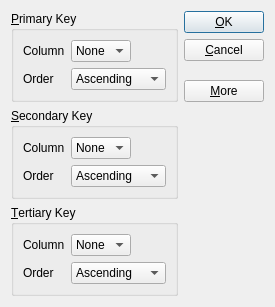
<?xml version="1.0" encoding="UTF-8"?>
<ui version="4.0">
 <class>SortDialog</class>
 <widget class="QDialog" name="SortDialog">
  <property name="geometry">
   <rect>
    <x>0</x>
    <y>0</y>
    <width>267</width>
    <height>296</height>
   </rect>
  </property>
  <property name="windowTitle">
   <string>Sort</string>
  </property>
  <layout class="QGridLayout" name="mainLayout">
   <item row="0" column="0">
    <widget class="QGroupBox" name="primaryGroupBox">
     <property name="title">
      <string>&amp;Primary Key</string>
     </property>
     <layout class="QGridLayout" name="primaryLayout">
      <item row="0" column="0">
       <widget class="QLabel" name="label">
        <property name="text">
         <string>Column</string>
        </property>
       </widget>
      </item>
      <item row="0" column="1">
       <widget class="QComboBox" name="primaryColumnCombo">
        <item>
         <property name="text">
          <string>None</string>
         </property>
        </item>
       </widget>
      </item>
      <item row="0" column="2">
       <spacer name="horizontalSpacer">
        <property name="orientation">
         <enum>Qt::Horizontal</enum>
        </property>
        <property name="sizeHint" stdset="0">
         <size>
          <width>40</width>
          <height>20</height>
         </size>
        </property>
       </spacer>
      </item>
      <item row="1" column="1" colspan="2">
       <widget class="QComboBox" name="primaryOrderCombo">
        <item>
         <property name="text">
          <string>Ascending</string>
         </property>
        </item>
        <item>
         <property name="text">
          <string>Descending</string>
         </property>
        </item>
       </widget>
      </item>
      <item row="1" column="0">
       <widget class="QLabel" name="label_2">
        <property name="text">
         <string>Order</string>
        </property>
       </widget>
      </item>
     </layout>
    </widget>
   </item>
   <item row="1" column="0">
    <spacer name="verticalSpacer_2">
     <property name="orientation">
      <enum>Qt::Vertical</enum>
     </property>
     <property name="sizeHint" stdset="0">
      <size>
       <width>20</width>
       <height>20</height>
      </size>
     </property>
    </spacer>
   </item>
   <item row="2" column="0">
    <widget class="QGroupBox" name="secondaryGroupBox">
     <property name="title">
      <string>&amp;Secondary Key</string>
     </property>
     <layout class="QGridLayout" name="secondaryLayout">
      <item row="0" column="0">
       <widget class="QLabel" name="label_3">
        <property name="text">
         <string>Column</string>
        </property>
       </widget>
      </item>
      <item row="0" column="1">
       <widget class="QComboBox" name="secondaryColumnCombo">
        <item>
         <property name="text">
          <string>None</string>
         </property>
        </item>
       </widget>
      </item>
      <item row="0" column="2">
       <spacer name="horizontalSpacer_2">
        <property name="orientation">
         <enum>Qt::Horizontal</enum>
        </property>
        <property name="sizeHint" stdset="0">
         <size>
          <width>40</width>
          <height>20</height>
         </size>
        </property>
       </spacer>
      </item>
      <item row="1" column="0">
       <widget class="QLabel" name="label_4">
        <property name="text">
         <string>Order</string>
        </property>
       </widget>
      </item>
      <item row="1" column="1" colspan="2">
       <widget class="QComboBox" name="secondaryOrderCombo">
        <item>
         <property name="text">
          <string>Ascending</string>
         </property>
        </item>
        <item>
         <property name="text">
          <string>Descending</string>
         </property>
        </item>
       </widget>
      </item>
     </layout>
    </widget>
   </item>
   <item row="3" column="0">
    <widget class="QGroupBox" name="tertiaryGroupBox">
     <property name="title">
      <string>&amp;Tertiary Key</string>
     </property>
     <layout class="QGridLayout" name="tertiaryLayout">
      <item row="0" column="0">
       <widget class="QLabel" name="label_5">
        <property name="text">
         <string>Column</string>
        </property>
       </widget>
      </item>
      <item row="0" column="1">
       <widget class="QComboBox" name="tertiaryColumnCombo">
        <item>
         <property name="text">
          <string>None</string>
         </property>
        </item>
       </widget>
      </item>
      <item row="0" column="2">
       <spacer name="horizontalSpacer_3">
        <property name="orientation">
         <enum>Qt::Horizontal</enum>
        </property>
        <property name="sizeHint" stdset="0">
         <size>
          <width>40</width>
          <height>20</height>
         </size>
        </property>
       </spacer>
      </item>
      <item row="1" column="1" colspan="2">
       <widget class="QComboBox" name="tertiaryOrderCombo">
        <item>
         <property name="text">
          <string>Ascending</string>
         </property>
        </item>
        <item>
         <property name="text">
          <string>Descending</string>
         </property>
        </item>
       </widget>
      </item>
      <item row="1" column="0">
       <widget class="QLabel" name="label_6">
        <property name="text">
         <string>Order</string>
        </property>
       </widget>
      </item>
     </layout>
    </widget>
   </item>
   <item row="0" column="1" rowspan="2">
    <layout class="QVBoxLayout" name="rightLayout">
     <item>
      <widget class="QPushButton" name="okButton">
       <property name="text">
        <string>&amp;OK</string>
       </property>
       <property name="default">
        <bool>true</bool>
       </property>
      </widget>
     </item>
     <item>
      <widget class="QPushButton" name="cancelButton">
       <property name="text">
        <string>&amp;Cancel</string>
       </property>
      </widget>
     </item>
     <item>
      <spacer name="verticalSpacer">
       <property name="orientation">
        <enum>Qt::Vertical</enum>
       </property>
       <property name="sizeHint" stdset="0">
        <size>
         <width>20</width>
         <height>0</height>
        </size>
       </property>
      </spacer>
     </item>
     <item>
      <widget class="QPushButton" name="moreButton">
       <property name="text">
        <string>&amp;More</string>
       </property>
       <property name="checkable">
        <bool>true</bool>
       </property>
      </widget>
     </item>
    </layout>
   </item>
  </layout>
 </widget>
 <resources/>
 <connections>
  <connection>
   <sender>okButton</sender>
   <signal>clicked()</signal>
   <receiver>SortDialog</receiver>
   <slot>accept()</slot>
   <hints>
    <hint type="sourcelabel">
     <x>196</x>
     <y>32</y>
    </hint>
    <hint type="destinationlabel">
     <x>61</x>
     <y>97</y>
    </hint>
   </hints>
  </connection>
  <connection>
   <sender>cancelButton</sender>
   <signal>clicked()</signal>
   <receiver>SortDialog</receiver>
   <slot>reject()</slot>
   <hints>
    <hint type="sourcelabel">
     <x>219</x>
     <y>61</y>
    </hint>
    <hint type="destinationlabel">
     <x>122</x>
     <y>106</y>
    </hint>
   </hints>
  </connection>
  <connection>
   <sender>moreButton</sender>
   <signal>toggled(bool)</signal>
   <receiver>secondaryGroupBox</receiver>
   <slot>setVisible(bool)</slot>
   <hints>
    <hint type="sourcelabel">
     <x>195</x>
     <y>115</y>
    </hint>
    <hint type="destinationlabel">
     <x>168</x>
     <y>150</y>
    </hint>
   </hints>
  </connection>
  <connection>
   <sender>moreButton</sender>
   <signal>toggled(bool)</signal>
   <receiver>tertiaryGroupBox</receiver>
   <slot>setVisible(bool)</slot>
   <hints>
    <hint type="sourcelabel">
     <x>240</x>
     <y>114</y>
    </hint>
    <hint type="destinationlabel">
     <x>167</x>
     <y>239</y>
    </hint>
   </hints>
  </connection>
 </connections>
</ui>
